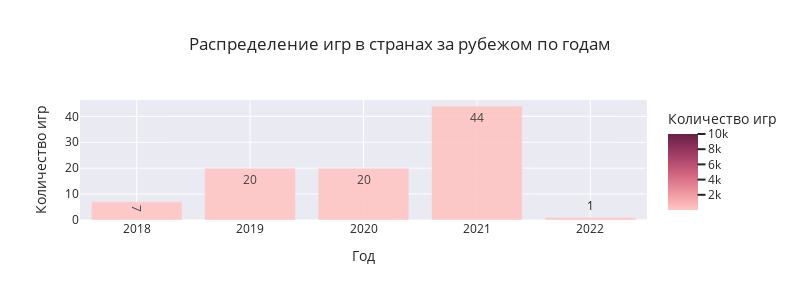

Source (notebook cell):
### Code cell
country_name_wo_russia_year = (
    country_name_wo_russia['game_year']
    .value_counts()
    .reset_index()
    .rename(columns={'index':'game_year', 'game_year':'count'})
)
#country_name_wo_russia_year

barchart_country_wo_russia_year = px.bar(
    data_frame=country_name_wo_russia_year,
    y="count",
    x="game_year",
    color="count",
    opacity=0.9,                  
    orientation="v",              
    barmode='relative',              
    color_continuous_scale=px.colors.sequential.Burg,                               
    range_color=[1,10000],                                   
    text='count',            
    hover_name='game_year',      
    labels={"count":"Количество игр", "game_year":"Год"},           
    title='Распределение игр в странах за рубежом по годам', 
    width=800,                  
    height=300,                   
    template='seaborn',            
)
barchart_country_wo_russia_year

### Figure 1 — Plotly figure (JSON) as saved in the notebook; plotly's stock layout.template omitted (floating-point values rounded to 4 significant figures)
{"data": [{"alignmentgroup": "True", "hovertemplate": "<b>%{hovertext}</b><br><br>Год=%{x}<br>Количество игр=%{marker.color}<extra></extra>", "hovertext": [2021, 2020, 2019, 2018, 2022], "legendgroup": "", "marker": {"color": [44, 20, 20, 7, 1], "coloraxis": "coloraxis", "opacity": 0.9, "pattern": {"shape": ""}}, "name": "", "offsetgroup": "", "orientation": "v", "showlegend": false, "text": [44, 20, 20, 7, 1], "textposition": "auto", "type": "bar", "x": [2021, 2020, 2019, 2018, 2022], "xaxis": "x", "y": [44, 20, 20, 7, 1], "yaxis": "y"}], "layout": {"barmode": "relative", "coloraxis": {"cmax": 10000, "cmin": 1, "colorbar": {"title": {"text": "Количество игр"}}, "colorscale": [[0, "rgb(255, 198, 196)"], [0.1667, "rgb(244, 163, 168)"], [0.3333, "rgb(227, 129, 145)"], [0.5, "rgb(204, 96, 125)"], [0.6667, "rgb(173, 70, 108)"], [0.8333, "rgb(139, 48, 88)"], [1, "rgb(103, 32, 68)"]]}, "height": 300, "legend": {"tracegroupgap": 0}, "title": {"text": "Распределение игр в странах за рубежом по годам"}, "width": 800, "xaxis": {"anchor": "y", "domain": [0, 1], "title": {"text": "Год"}}, "yaxis": {"anchor": "x", "domain": [0, 1], "title": {"text": "Количество игр"}}}}
